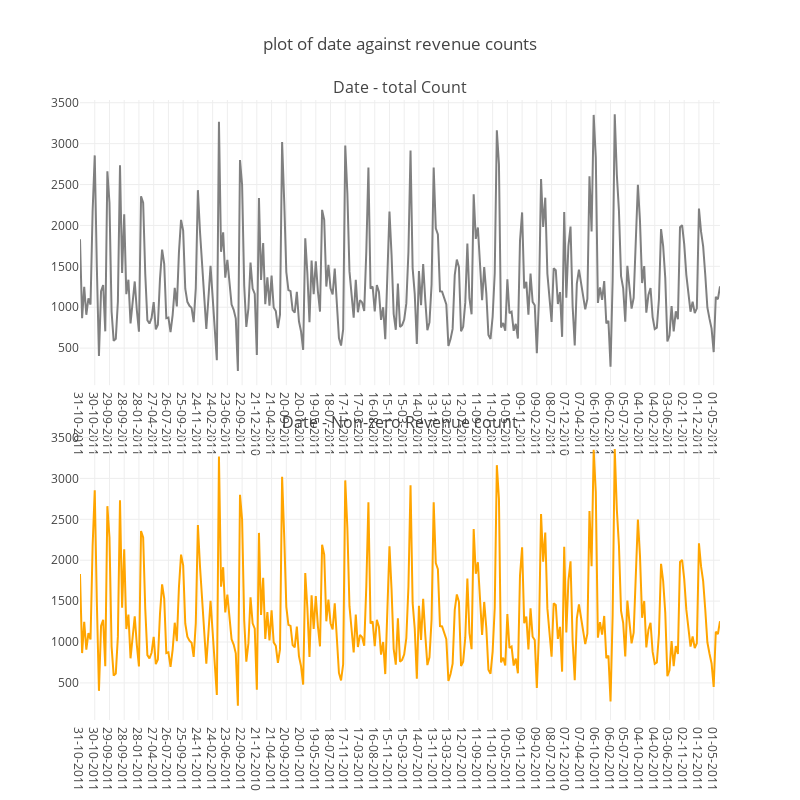

Notebook cell for this chart:
### Code cell
def scatter_plot(var, color):
    trace = go.Scatter(
        x=var.index[::-1],
        y=var.values[::-1],
        showlegend=False,
        marker=dict(
            color=color,
        ),
    )
    return trace


var = final_data.groupby('date')['quantity sold'].agg(['size', 'count'])
var.columns = ["total count", "non-zero revenue count"]
var = var.sort_index()
#cnt_srs.index = cnt_srs.index.astype('str')
trace1 = scatter_plot(var["total count"], 'grey')
trace2 = scatter_plot(var["non-zero revenue count"], 'orange')

fig = tools.make_subplots(rows=2, cols=1, vertical_spacing=0.08,
                          subplot_titles=["Date - total Count", "Date - Non-zero Revenue count"])
fig.append_trace(trace1, 1, 1)
fig.append_trace(trace2, 2, 1)
fig['layout'].update(height=800, width=800, title="plot of date against revenue counts")
py.iplot(fig, filename='date vs revenue counts')

### Figure 1 — Plotly figure (JSON) as saved in the notebook; plotly's stock layout.template omitted (floating-point values rounded to 4 significant figures; data arrays with more than 128 entries replaced by an {"elided": "..."} marker saying what was removed)
{"data": [{"marker": {"color": "grey"}, "showlegend": false, "type": "scatter", "uid": "16a4cbda-c790-48b5-8f7f-6a31d0b97c11", "x": {"elided": "305 str values"}, "xaxis": "x", "y": {"elided": "305 int values"}, "yaxis": "y"}, {"marker": {"color": "orange"}, "showlegend": false, "type": "scatter", "uid": "90ba199b-2d67-4509-b116-8bd42c75e661", "x": {"elided": "305 str values"}, "xaxis": "x2", "y": {"elided": "305 int values"}, "yaxis": "y2"}], "layout": {"annotations": [{"font": {"size": 16}, "showarrow": false, "text": "Date - total Count", "x": 0.5, "xanchor": "center", "xref": "paper", "y": 1, "yanchor": "bottom", "yref": "paper"}, {"font": {"size": 16}, "showarrow": false, "text": "Date - Non-zero Revenue count", "x": 0.5, "xanchor": "center", "xref": "paper", "y": 0.46, "yanchor": "bottom", "yref": "paper"}], "height": 800, "title": "plot of date against revenue counts", "width": 800, "xaxis": {"anchor": "y", "domain": [0, 1]}, "xaxis2": {"anchor": "y2", "domain": [0, 1]}, "yaxis": {"anchor": "x", "domain": [0.54, 1]}, "yaxis2": {"anchor": "x2", "domain": [0, 0.46]}}}
